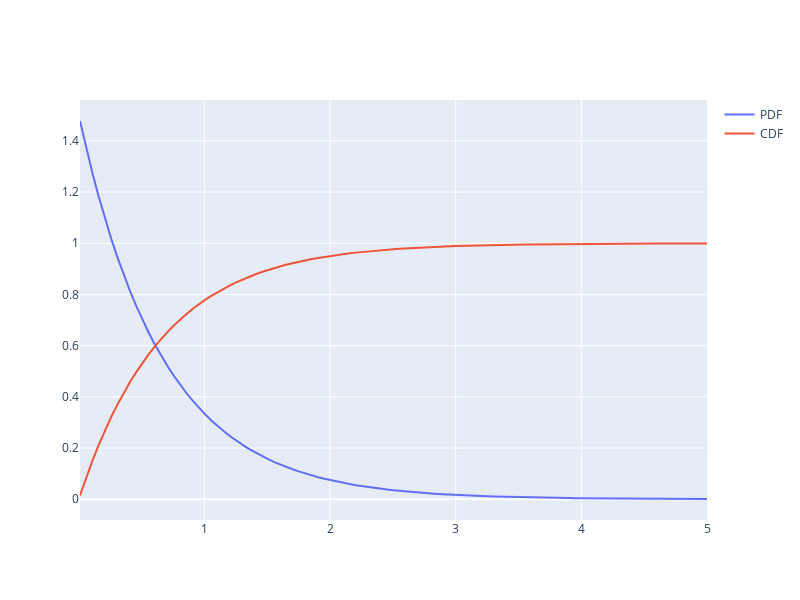

Notebook cell for this chart:
### Code cell
xs = np.linspace(0.01, 5.0, 101)
fig = go.Figure()
fig.add_scatter(x = xs, y = exp_dist(xs, 1.5), name = "PDF")
fig.add_scatter(x = xs, y = exp_cdf(xs, 1.5), name = "CDF")
fig.update_layout(width = 800, height = 600)
